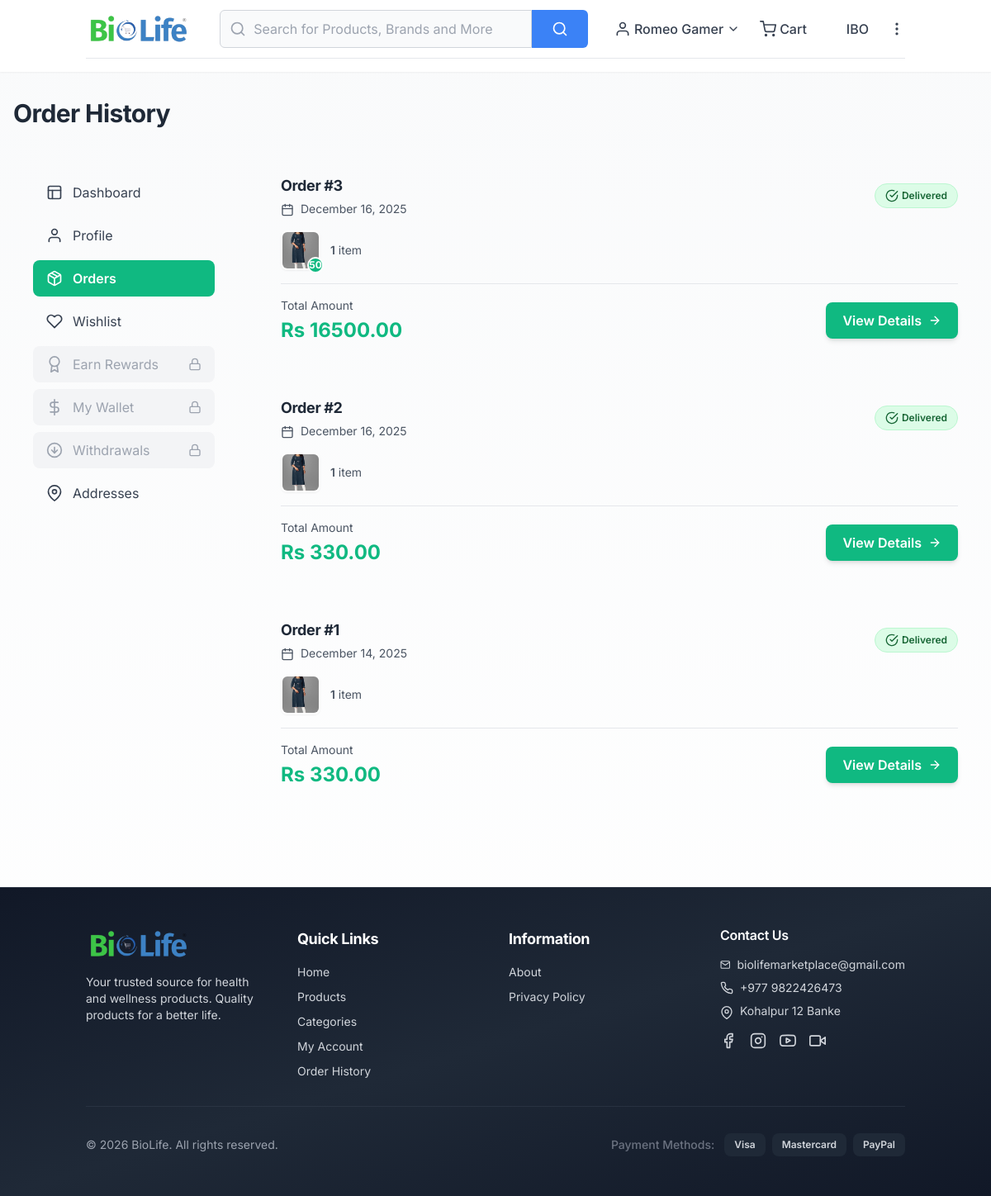
Before: /account/orders/ (signed in) with the older database file.
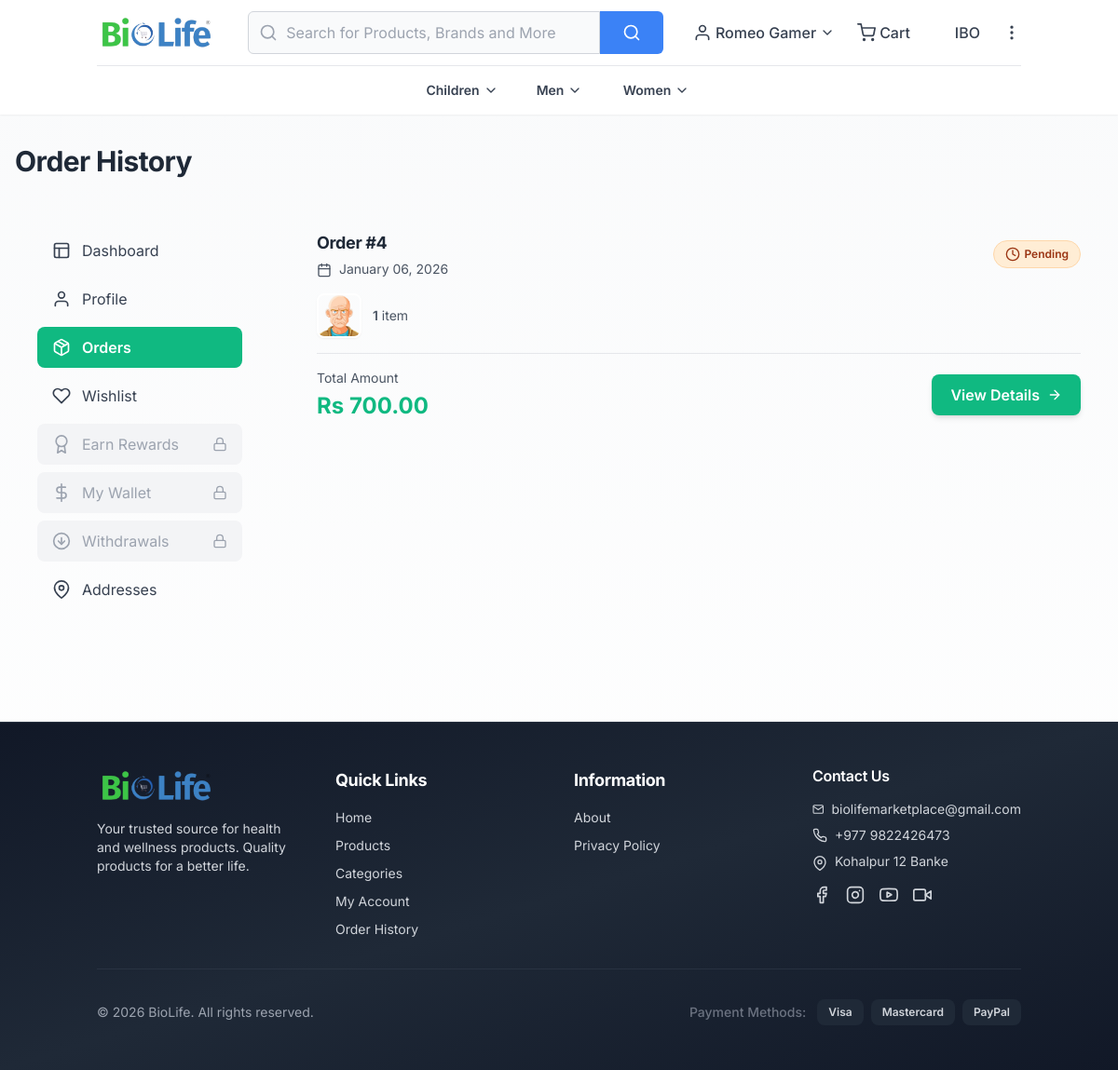
After: the same page with the newer database file.
### core/models.py (models this page shows, shortened)
class Order(models.Model):
    PAYMENT_STATUS_CHOICES = [
        ('pending', 'Pending'),
        ('paid', 'Paid'),
        ('failed', 'Failed'),
        ('refunded', 'Refunded'),
    ]
    ORDER_STATUS_CHOICES = [
        ('pending', 'Pending'),
        ('processing', 'Processing'),
        ('shipped', 'Shipped'),
        ('delivered', 'Delivered'),
        ('cancelled', 'Cancelled'),
    ]
    PAYMENT_METHOD_CHOICES = [
        ('cod', 'Cash on Delivery'),
    ]
    user = models.ForeignKey(User, on_delete=models.CASCADE, related_name='orders')
    payment_status = models.CharField(max_length=20, choices=PAYMENT_STATUS_CHOICES, default='pending')
    order_status = models.CharField(max_length=20, choices=ORDER_STATUS_CHOICES, default='pending')
    payment_method = models.CharField(max_length=20, choices=PAYMENT_METHOD_CHOICES, default='cod')
    sub_total = models.DecimalField(max_digits=10, decimal_places=2, default=0)
    shipping = models.DecimalField(max_digits=10, decimal_places=2, default=0)
    tax = models.DecimalField(max_digits=10, decimal_places=2, default=0)  # Kept for backward compatibility, always 0
    total = models.DecimalField(max_digits=10, decimal_places=2, default=0)
    shipping_charge = models.ForeignKey(ShippingCharge, on_delete=models.SET_NULL, null=True, blank=True, related_name='orders')
    billing_address = models.ForeignKey(Address, on_delete=models.PROTECT, related_name='billing_orders')
    shipping_address = models.ForeignKey(Address, on_delete=models.PROTECT, related_name='shipping_orders')
    created_at = models.DateTimeField(auto_now_add=True)
    updated_at = models.DateTimeField(auto_now=True)
    class Meta:
        verbose_name = 'Order'
        verbose_name_plural = 'Orders'
        ordering = ['-created_at']

class OrderItem(models.Model):
    order = models.ForeignKey(Order, on_delete=models.CASCADE, related_name='items')
    product = models.ForeignKey(Product, on_delete=models.PROTECT, related_name='order_items')
    product_varient = models.CharField(max_length=255, blank=True, null=True)  # Store variant combination string
    earn_code = models.CharField(max_length=50, blank=True, null=True) # Check if used via referral
    quantity = models.IntegerField(validators=[MinValueValidator(1)])
    price = models.DecimalField(max_digits=10, decimal_places=2)
    total = models.DecimalField(max_digits=10, decimal_places=2)
    stock_deducted = models.BooleanField(default=False, help_text="Track if stock was deducted when order was delivered and paid")
    created_at = models.DateTimeField(auto_now_add=True)
    class Meta:
        verbose_name = 'Order Item'
        verbose_name_plural = 'Order Items'
        ordering = ['-created_at']

class Product(models.Model):
    DISCOUNT_TYPE_CHOICES = [
        ('flat', 'Flat'),
        ('percentage', 'Percentage'),
    ]
    name = models.CharField(max_length=255)
    sku = models.CharField(max_length=100, unique=True)
    category = models.ForeignKey(Category, on_delete=models.SET_NULL, null=True, related_name='products')
    sub_category = models.ForeignKey(SubCategory, on_delete=models.SET_NULL, null=True, blank=True, related_name='products')
    child_category = models.ForeignKey(ChildCategory, on_delete=models.SET_NULL, null=True, blank=True, related_name='products')
    brand = models.ForeignKey(Brand, on_delete=models.SET_NULL, null=True, blank=True, related_name='products')
    unit = models.ForeignKey(Unit, on_delete=models.SET_NULL, null=True, blank=True, related_name='products')
    short_description = models.TextField(blank=True, null=True)
    long_description = models.TextField(blank=True, null=True)
    regular_price = models.DecimalField(max_digits=10, decimal_places=2)
    stock = models.IntegerField(default=0, validators=[MinValueValidator(0)])
    discount_type = models.CharField(max_length=20, choices=DISCOUNT_TYPE_CHOICES, blank=True, null=True)
    discount = models.DecimalField(max_digits=10, decimal_places=2, default=0, validators=[MinValueValidator(0)])
    is_active = models.BooleanField(default=True)
    is_featured = models.BooleanField(default=False)
    image = models.ImageField(upload_to='products/', blank=True, null=True)
    product_varient = models.JSONField(default=dict, blank=True)
    created_at = models.DateTimeField(auto_now_add=True)
    updated_at = models.DateTimeField(auto_now=True)
    class Meta:
        verbose_name = 'Product'
        verbose_name_plural = 'Products'
        ordering = ['-created_at']

class CMSPage(models.Model):
    FOOTER_SECTION_CHOICES = [
        ('customer_service', 'Customer Service'),
        ('information', 'Information'),
    ]
    title = models.CharField(max_length=255)
    slug = models.SlugField(unique=True, blank=True)
    content = models.TextField()
    is_active = models.BooleanField(default=True)
    image = models.ImageField(upload_to='cms/', blank=True, null=True)
    in_footer = models.BooleanField(default=False)
    footer_section = models.CharField(
        max_length=20,
        choices=FOOTER_SECTION_CHOICES,
        blank=True,
        null=True,
        help_text='Select which footer section this page should appear in'
    )
    in_header = models.BooleanField(default=False)
    created_at = models.DateTimeField(auto_now_add=True)
    updated_at = models.DateTimeField(auto_now=True)
    class Meta:
        verbose_name = 'CMS Page'
        verbose_name_plural = 'CMS Pages'
        ordering = ['title']

class Category(models.Model):
    name = models.CharField(max_length=255)
    image = models.ImageField(upload_to='categories/', blank=True, null=True)
    is_featured = models.BooleanField(default=False, help_text='Show in header category bar')
    created_at = models.DateTimeField(auto_now_add=True)
    updated_at = models.DateTimeField(auto_now=True)
    class Meta:
        verbose_name = 'Category'
        verbose_name_plural = 'Categories'
        ordering = ['name']

### website/views/account_views.py (the view)
# urls.py: path('account/orders/', account_views.account_orders, name='account_orders'),
@login_required
def account_orders(request):
    orders = Order.objects.filter(user=request.user).order_by('-created_at')
    context = {
        'orders': orders,
    }
    return render(request, 'site/account/orders.html', context)

### templates/site/account/orders.html (shortened to what the changed rows need)
{% extends 'site/layouts/base.html' %}
{% load static %}
{% block content %}
<div class="container mx-auto px-4 py-4 md:py-8 overflow-x-hidden max-w-full w-full">
    <h1 class="text-xl md:text-3xl font-bold text-gray-800 mb-4 md:mb-8">Order History</h1>
    <div class="grid grid-cols-1 lg:grid-cols-4 gap-4 md:gap-8 w-full max-w-full">
        <div class="lg:col-span-3 w-full max-w-full overflow-hidden">
            {% if orders %}
            <div class="space-y-4">
                {% for order in orders %}
                <div class="card p-6 hover:shadow-xl transition-shadow duration-300">
                    <div class="flex flex-col md:flex-row md:items-start md:justify-between gap-4">
                        <div class="flex-1">
                            <div class="flex items-center justify-between mb-4">
                                <div>
                                    <h3 class="text-lg font-bold text-gray-800">Order #{{ order.id }}</h3>
                                    <p class="text-sm text-gray-600 mt-1">
                                        <i data-feather="calendar" class="w-4 h-4 inline mr-1"></i>
                                        {{ order.created_at|date:"F d, Y" }}
                                    </p>
                                </div>
                                <div>
                                    <span class="inline-flex items-center px-3 py-1.5 rounded-full text-xs font-semibold
                                            {% if order.order_status == 'delivered' %}bg-green-100 text-green-800 border border-green-200
                                            {% elif order.order_status == 'shipped' %}bg-blue-100 text-blue-800 border border-blue-200
                                            {% elif order.order_status == 'processing' %}bg-yellow-100 text-yellow-800 border border-yellow-200
                                            {% elif order.order_status == 'pending' %}bg-orange-100 text-orange-800 border border-orange-200
                                            {% else %}bg-gray-100 text-gray-800 border border-gray-200{% endif %}">
                                        {% if order.order_status == 'delivered' %}
                                        <i data-feather="check-circle" class="w-4 h-4 mr-1"></i>
                                        {% elif order.order_status == 'shipped' %}
                                        <i data-feather="truck" class="w-4 h-4 mr-1"></i>
                                        {% elif order.order_status == 'processing' %}
                                        <i data-feather="package" class="w-4 h-4 mr-1"></i>
                                        {% elif order.order_status == 'pending' %}
                                        <i data-feather="clock" class="w-4 h-4 mr-1"></i>
                                        {% else %}
                                        <i data-feather="alert-circle" class="w-4 h-4 mr-1"></i>
                                        {% endif %}
                                        {{ order.get_order_status_display }}
                                    </span>
                                </div>
                            </div>
                            <div class="flex items-center space-x-3 mb-4">
                                <div class="flex -space-x-2">
                                    {% for item in order.items.all|slice:":4" %}
                                    <a href="{% url 'website:product_detail' item.product.id %}" class="relative group">
                                        {% if item.product.image %}
                                        <img src="{{ item.product.image.url }}" alt="{{ item.product.name }}"
                                            class="w-12 h-12 object-cover rounded-lg border-2 border-white shadow-sm group-hover:scale-110 transition-transform">
                                        {% else %}
                                        <div
                                            class="w-12 h-12 bg-gray-100 rounded-lg border-2 border-white flex items-center justify-center">
                                            <i data-feather="image" class="w-5 h-5 md:w-6 md:h-6 text-gray-400"></i>
                                        </div>
                                        {% endif %}
                                        {% if item.quantity > 1 %}
                                        <span
                                            class="absolute -bottom-1 -right-1 bg-biolife-green text-white text-xs font-bold rounded-full w-5 h-5 flex items-center justify-center border-2 border-white">
                                            {{ item.quantity }}
                                        </span>
                                        {% endif %}
                                    </a>
                                    {% endfor %}
                                </div>
                                <div class="text-sm text-gray-600">
                                    <span class="font-semibold">{{ order.items.count }}</span> item{{ order.items.count|pluralize }}
                                </div>
                            </div>
                            <div class="flex items-center justify-between pt-4 border-t">
                                <div>
                                    <p class="text-sm text-gray-600">Total Amount</p>
                                    <p class="text-lg md:text-2xl font-bold text-biolife-green mt-1">Rs {{ order.total|floatformat:2 }}</p>
                                </div>
                                <a href="{% url 'website:account_order_detail' order.id %}"
                                    class="inline-flex items-center px-5 py-2.5 bg-biolife-green text-white rounded-lg hover:bg-biolife-green-dark transition-all duration-200 font-semibold shadow-md hover:shadow-lg transform hover:scale-105 active:scale-100">
                                    View Details
                                    <i data-feather="arrow-right" class="w-4 h-4 ml-2"></i>
                                </a>
                            </div>
                        </div>
                    </div>
                </div>
                {% endfor %}
            </div>
            {% endif %}
        </div>
    </div>
</div>
{% endblock %}

### templates/site/layouts/header.html (shortened to what the changed rows need)
{% load static %}
<header class="bg-white sticky top-0 z-50 shadow-sm">
    <div class="container mx-auto px-4">
        <div class="flex items-center justify-between py-3">
            <div class="hidden md:flex items-center">
            </div>
            <div class="hidden md:flex flex-1 max-w-2xl mx-8">
            </div>
            <div class="hidden md:flex items-center space-x-6">
            </div>
        </div>
        <div id="category-bar" class="hidden md:block bg-white border-t border-gray-200 overflow-visible">
            <div class="container mx-auto px-4 overflow-visible">
                <div class="flex items-center justify-center space-x-1 py-2">
                    {% for category in nav_categories %}
                        <div class="category-nav-item relative group flex-shrink-0 overflow-visible" data-category-id="{{ category.id }}">
                            <a href="{% url 'website:category_detail' category.id %}" class="flex flex-col items-center px-3 py-2 hover:text-blue-600 transition-colors {% if request.resolver_match.url_name == 'home' %}min-w-[80px]{% else %}min-w-[100px]{% endif %}">
                                {% if request.resolver_match.url_name == 'home' %}
                                    <div class="relative mb-1">
                                        {% if category.image %}
                                            <img src="{{ category.image.url }}" alt="{{ category.name }}" class="w-14 h-14 object-cover rounded">
                                        {% else %}
                                            <div class="w-14 h-14 bg-gray-200 rounded flex items-center justify-center">
                                                <i data-feather="grid" class="w-6 h-6 text-gray-400"></i>
                                            </div>
                                        {% endif %}
                                    </div>
                                    <span class="text-xs text-center font-medium text-gray-700 group-hover:text-blue-600">{{ category.name }}</span>
                                {% else %}
                                    <span class="text-sm font-semibold text-gray-700 group-hover:text-blue-600 flex items-center">
                                        {{ category.name }}
                                        {% if category.sub_categories.all %}
                                            <i data-feather="chevron-down" class="w-4 h-4 ml-1 group-hover:hidden"></i>
                                        {% endif %}
                                    </span>
                                {% endif %}
                            </a>
                        </div>
                    {% endfor %}
                </div>
            </div>
        </div>
    </div>
</header>

### templates/site/layouts/footer.html (shortened to what the changed rows need)
{% load static %}
<footer class="bg-gradient-to-br from-gray-900 via-gray-800 to-gray-900 text-gray-300 mt-16 border-t border-gray-700/50">
    <div class="container mx-auto px-4 py-12">
        <div class="grid grid-cols-1 md:grid-cols-2 lg:grid-cols-4 gap-8">
            {% if information_pages %}
            <div>
                <ul class="space-y-2.5 text-sm">
                    {% for page in information_pages %}
                        <li>
                            <a href="{% url 'website:cms_page' slug=page.slug %}" class="hover:text-biolife-green transition-all duration-200 flex items-center group">
                                {{ page.title }}
                            </a>
                        </li>
                    {% endfor %}
                </ul>
            </div>
            {% endif %}
        </div>
    </div>
</footer>

Changed rows visible on the page:
removed Order: id "3", created_at "December 16, 2025", order_status "Delivered", items.count "1", total "16500.00"
removed OrderItem: product.image (picture), quantity "50", shown under "3"
removed Order: id "2", created_at "December 16, 2025", order_status "Delivered", items.count "1", total "330.00"
removed OrderItem: product.image (picture), shown under "2"
removed Order: id "1", created_at "December 14, 2025", order_status "Delivered", items.count "1", total "330.00"
removed OrderItem: product.image (picture), shown under "1"
now on this page (row edited): Category: name "Children"
now on this page (row edited): Category: name "Men"
now on this page (row edited): Category: name "Women"
added Order: id "4", created_at "January 06, 2026", order_status "Pending", items.count "1", total "700.00"
added OrderItem: product.image (picture), shown under "4"
